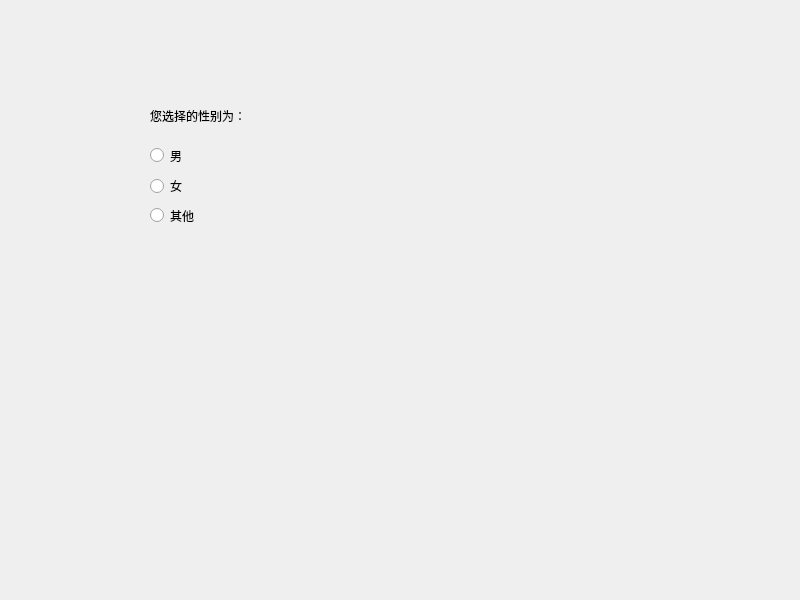
<?xml version="1.0" encoding="UTF-8"?>
<ui version="4.0">
 <class>Widget</class>
 <widget class="QWidget" name="Widget">
  <property name="geometry">
   <rect>
    <x>0</x>
    <y>0</y>
    <width>800</width>
    <height>600</height>
   </rect>
  </property>
  <property name="windowTitle">
   <string>Widget</string>
  </property>
  <widget class="QRadioButton" name="radioButton_male">
   <property name="geometry">
    <rect>
     <x>150</x>
     <y>145</y>
     <width>72</width>
     <height>21</height>
    </rect>
   </property>
   <property name="text">
    <string>男</string>
   </property>
  </widget>
  <widget class="QRadioButton" name="radioButton_female">
   <property name="geometry">
    <rect>
     <x>150</x>
     <y>176</y>
     <width>72</width>
     <height>20</height>
    </rect>
   </property>
   <property name="text">
    <string>女</string>
   </property>
  </widget>
  <widget class="QRadioButton" name="radioButton_other">
   <property name="geometry">
    <rect>
     <x>150</x>
     <y>205</y>
     <width>72</width>
     <height>21</height>
    </rect>
   </property>
   <property name="text">
    <string>其他</string>
   </property>
  </widget>
  <widget class="QLabel" name="label">
   <property name="geometry">
    <rect>
     <x>150</x>
     <y>90</y>
     <width>411</width>
     <height>51</height>
    </rect>
   </property>
   <property name="text">
    <string>您选择的性别为：</string>
   </property>
  </widget>
 </widget>
 <resources/>
 <connections/>
</ui>
